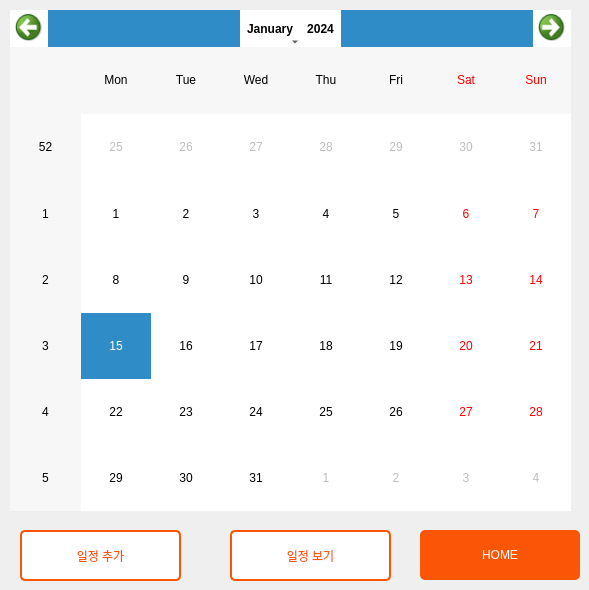
   <widget class="QWidget" name="page_6">
    <widget class="QCalendarWidget" name="scheduleCalendar">
     <property name="geometry">
      <rect>
       <x>10</x>
       <y>10</y>
       <width>561</width>
       <height>501</height>
      </rect>
     </property>
     <property name="styleSheet">
      <string notr="true">QCalendarWidget QToolButton{
background-color:white;
color: black;
icon-size: 30px;
}
</string>
     </property>
     <property name="gridVisible">
      <bool>false</bool>
     </property>
     <property name="horizontalHeaderFormat">
      <enum>QCalendarWidget::ShortDayNames</enum>
     </property>
     <property name="verticalHeaderFormat">
      <enum>QCalendarWidget::ISOWeekNumbers</enum>
     </property>
     <property name="navigationBarVisible">
      <bool>true</bool>
     </property>
     <property name="dateEditEnabled">
      <bool>false</bool>
     </property>
    </widget>
    <widget class="QPushButton" name="Schedule_add">
     <property name="geometry">
      <rect>
       <x>20</x>
       <y>530</y>
       <width>161</width>
       <height>51</height>
      </rect>
     </property>
     <property name="styleSheet">
      <string notr="true">QPushButton{
	font: 12pt &quot;GyeonggiBatang&quot;;
	color: rgb(251, 86, 7);
	background-color: white;
	border: 2px solid rgb(251, 86, 7);
	border-radius: 5px;
}</string>
     </property>
     <property name="text">
      <string>일정 추가</string>
     </property>
    </widget>
    <widget class="QPushButton" name="Schedule_check">
     <property name="geometry">
      <rect>
       <x>230</x>
       <y>530</y>
       <width>161</width>
       <height>51</height>
      </rect>
     </property>
     <property name="styleSheet">
      <string notr="true">QPushButton{
	font: 12pt &quot;GyeonggiBatang&quot;;
	color: rgb(251, 86, 7);
	background-color: white;
	border: 2px solid rgb(251, 86, 7);
	border-radius: 5px;
}</string>
     </property>
     <property name="text">
      <string>일정 보기</string>
     </property>
    </widget>
    <widget class="QPushButton" name="Mainpage_btn2">
     <property name="geometry">
      <rect>
       <x>420</x>
       <y>530</y>
       <width>160</width>
       <height>50</height>
      </rect>
     </property>
     <property name="styleSheet">
      <string notr="true">QPushButton{
	font: 13pt &quot;GyeonggiBatang&quot;;
	color: white;
	background-color: rgb(251, 86, 7);
	border-radius: 5px;
}</string>
     </property>
     <property name="text">
      <string>HOME</string>
     </property>
    </widget>
   </widget>
